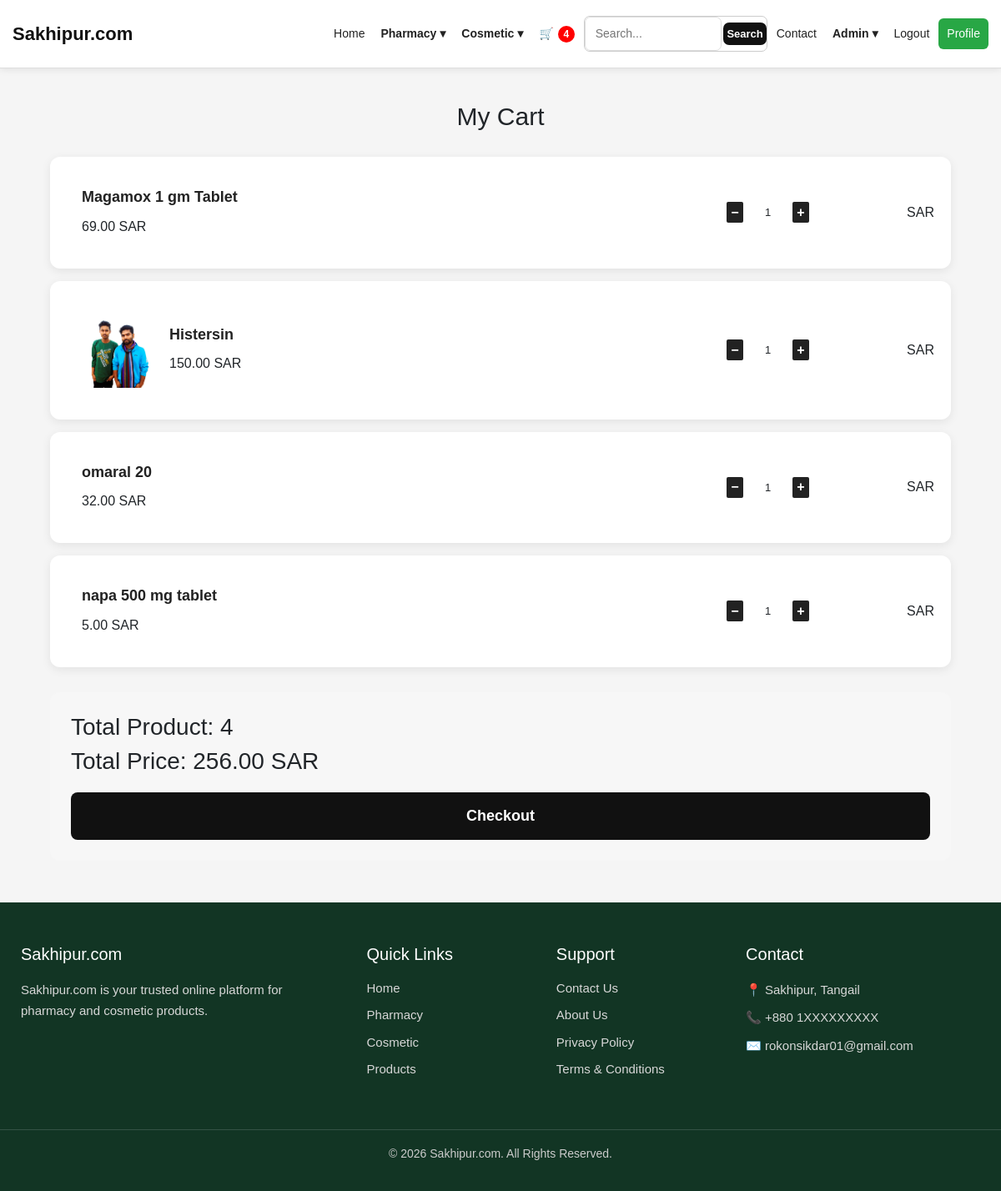
The app's page /mycart/ (signed in), older data.
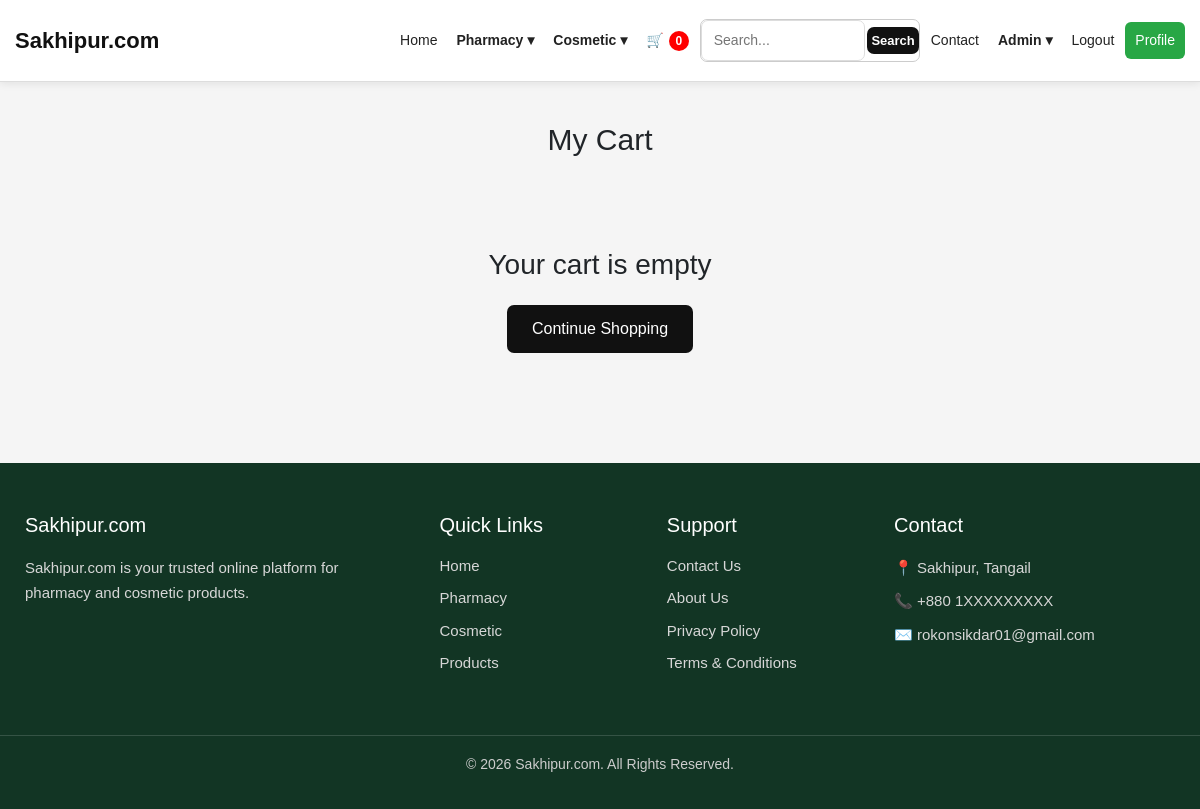
The same page, newer data.
### myapp/models.py (models this page shows, shortened)
class Cart(models.Model):
    user = models.ForeignKey(User, on_delete=models.CASCADE)
    product = models.ForeignKey(Product, on_delete=models.CASCADE)
    quantity = models.PositiveIntegerField(default=1)

class Product(models.Model):
    name = models.CharField(max_length=200)
    location = models.CharField(max_length=25, null=True, blank=True)
    date = models.DateField(null=True, blank=True)
    expired = models.DateField(null=True, blank=True)
    quantity = models.PositiveIntegerField(default=0)
    price = models.DecimalField(max_digits=10, decimal_places=2)
    discount = models.DecimalField(max_digits=10, decimal_places=2, null=True, blank=True, default=0)
    image = models.ImageField(upload_to="products/", blank=True, null=True)
    created_at = models.DateTimeField(auto_now_add=True)
    updated_at = models.DateTimeField(auto_now=True)

### myapp/views.py (the view)
# urls.py: path('mycart/', views.mycart, name='mycart'),
@login_required(login_url='login')
def mycart(request):
    cart_items = Cart.objects.filter(user=request.user)
    total_product = 0
    total_price = 0
    for item in cart_items:
        total_product += item.quantity
        total_price += item.product.price * item.quantity
    return render(request, 'mycart.html', {
        'cart_items': cart_items,
        'total_product': total_product,
        'total_price': total_price,
    })

### templates/mycart.html
    {% extends "index.html" %}
{% block content %}
<div class="cart-container">
    <h2>My Cart</h2>
    {% if cart_items %}
        {% for item in cart_items %}
        <div class="cart-item">
            <div class="product-info">
                {% if item.product.image %}
                    <img src="{{ item.product.image.url }}" alt="{{ item.product.name }}">
                {% endif %}
                <div>
                    <h3>{{ item.product.name }}</h3>
                    <p>{{ item.product.price }} SAR</p>
                </div>
            </div>
            <div class="quantity-box">
                <a href="{% url 'cart_quantity_minuss' item.id %}">
                    −
                </a>
                <span>{{ item.quantity }}</span>
                <a href="{% url 'cart_quantity_pluss' item.id %}">
                    +
                </a>
            </div>
            <div class="item-total">
                {{ item.total_price }} SAR
            </div>
        </div>
        {% endfor %}
        <div class="cart-summary">
            <h3>
                Total Product:
                <span>{{ total_product }}</span>
            </h3>
            <h3>
                Total Price:
                <span>{{ total_price }} SAR</span>
            </h3>
            <a href="{% url 'checkout' %}" class="checkout-btn">
                Checkout
            </a>
        </div>
    {% else %}
        <div class="empty-cart">
            <h3>Your cart is empty</h3>
            <a href="{% url 'index' %}" class="shop-btn">Continue Shopping</a>
        </div>
    {% endif %}
</div>
{% endblock %}

### templates/index.html (shortened to what this page needs)
<!doctype html>
{% load static %}
<html lang="en">
  <head>
    <link href="https://cdn.jsdelivr.net/npm/bootstrap@5.3.8/dist/css/bootstrap.min.css" rel="stylesheet">
    <link rel="stylesheet" href="{% static 'css/style.css' %}">
    <link rel="stylesheet" href="{% static 'css/product.css' %}">
    <link rel="stylesheet" href="{% static 'css/listproduct.css' %}">
    <link rel="stylesheet" href="{% static 'css/login.css' %}">
    <link rel="stylesheet" href="{% static 'css/addcart.css' %}">
    <link rel="stylesheet" href="{% static 'css/index.css' %}">
  </head>
  <body>
<nav class="navbar">
    <div class="nav-container">
        <a href="/" class="logo">Sakhipur.com</a>
        <div class="nav-menu" id="navMenu">
            <a href="{% url 'index' %}" class="nav-link">Home</a>
            <div class="dropdown">
                <button type="button"
                        class="dropdown-btn"
                        data-menu="pharmacyMenu">
                    Pharmacy <span>▾</span>
                </button>
            </div>
            <div class="dropdown">
                <button type="button"
                        class="dropdown-btn"
                        data-menu="cosmeticMenu">
                    Cosmetic <span>▾</span>
                </button>
            </div>
            <a href="{% url 'mycart' %}" class="nav-link cart-link">
                🛒
                <span class="cart-count">{{ total_product }}</span>
            </a>
            <form class="search-box"
                  method="GET">
                <input
                    type="text"
                    name="search"
                    placeholder="Search..."
                    value="{{ search }}"
                >
                <button type="submit" class="submit">
                 Search
                </button>
            </form>
            <a href="/" class="nav-link">Contact</a>
            <div class="dropdown">
                <button type="button"
                        class="dropdown-btn"
                        data-menu="adminMenu">
                    Admin <span>▾</span>
                </button>
            </div>
           {% if user.is_authenticated %}
                <a class="nav-link" href="{% url 'logout' %}">
                    Logout
                </a>
            {% else %}
                <a class="nav-link" href="{% url 'login' %}">
                    Login
                </a>
            {% endif %}
            <a href="/profile/" class="profile-btn">
                Profile
            </a>
        </div>
    </div>
</nav>
{% block content %}{% endblock %}
<footer class="footer">
    <div class="footer-container">
        <div class="footer-section">
            <h3>Sakhipur.com</h3>
            <p>
                Sakhipur.com is your trusted online platform
                for pharmacy and cosmetic products.
            </p>
        </div>
        <div class="footer-section">
            <h3>Quick Links</h3>
            <a href="/">Home</a>
            <a href="/pharmacy/">Pharmacy</a>
            <a href="/cosmetic/">Cosmetic</a>
            <a href="/product/">Products</a>
        </div>
        <div class="footer-section">
            <h3>Support</h3>
            <a href="/contact/">Contact Us</a>
            <a href="/about/">About Us</a>
            <a href="/privacy/">Privacy Policy</a>
            <a href="/terms/">Terms & Conditions</a>
        </div>
        <div class="footer-section">
            <h3>Contact</h3>
            <p>📍 Sakhipur, Tangail</p>
            <p>📞 +880 1XXXXXXXXX</p>
            <p>✉️ rokonsikdar01@gmail.com</p>
        </div>
    </div>
    <div class="footer-bottom">
        <p>
            © 2026 Sakhipur.com. All Rights Reserved.
        </p>
    </div>
</footer>
  </body>
</html>

### static/css/style.css (style rules this page uses)
* { margin: 0; padding: 0; box-sizing: border-box; }
html, body { width: 100%; max-width: 100%; overflow-x: hidden; }
body { font-family: Arial, sans-serif; }
.navbar { width: 100%; max-width: 100%; background: #ffffff; border-bottom: 1px solid #ddd; box-shadow: 0 2px 8px rgba(0, 0, 0, 0.08); }
.nav-container { width: 100%; max-width: 1400px; margin: 0 auto; padding: 0 20px; min-height: 65px; display: flex; align-items: center; justify-content: space-between; gap: 15px; }
.logo { text-decoration: none; color: #111; font-size: 22px; font-weight: bold; white-space: nowrap; }
.nav-menu { display: flex; align-items: center; justify-content: flex-end; gap: 8px; flex: 1; min-width: 0; }
.nav-link { text-decoration: none; color: #222; padding: 10px 12px; white-space: nowrap; border-radius: 6px; }
.dropdown { position: relative; flex-shrink: 0; }
.dropdown-btn { border: none; background: transparent; color: #222; padding: 10px 12px; font-size: 15px; font-family: inherit; cursor: pointer; white-space: nowrap; border-radius: 6px; }
.search-box { display: flex; min-width: 0; flex: 1; max-width: 280px; border: 1px solid #ccc; border-radius: 7px; overflow: hidden; }
.search-box input { width: 100%; min-width: 0; border: none; outline: none; padding: 10px 12px; font-size: 14px; }
.search-box button { border: none; background: #222; color: white; padding: 0 14px; cursor: pointer; white-space: nowrap; }
.profile-btn { text-decoration: none; background: #28a745; color: white; padding: 9px 14px; border-radius: 6px; white-space: nowrap; }
@media (min-width: 1025px) and (max-width: 1200px) { .nav-container { padding: 0 15px; } }
@media (min-width: 1025px) and (max-width: 1200px) { .nav-menu { gap: 3px; } }
@media (min-width: 1025px) and (max-width: 1200px) { .nav-link, .dropdown-btn { padding: 9px 8px; font-size: 14px; } }
@media (min-width: 1025px) and (max-width: 1200px) { .login-btn, .profile-btn { padding: 8px 10px; font-size: 14px; } }
@media (min-width: 1025px) and (max-width: 1200px) { .search-box { max-width: 220px; } }
.footer { width: 100%; background: #123524; color: white; margin-top: 50px; }
.footer-container { max-width: 1400px; margin: auto; padding: 50px 25px; display: grid; grid-template-columns: 2fr 1fr 1fr 1.5fr; gap: 40px; }
.footer-section h3 { font-size: 20px; margin-bottom: 18px; color: #ffffff; }
.footer-section p { font-size: 15px; line-height: 1.7; color: #d7d7d7; margin-bottom: 8px; }
.footer-section a { display: block; text-decoration: none; color: #d7d7d7; font-size: 15px; margin-bottom: 10px; transition: 0.3s; }
.footer-bottom { border-top: 1px solid rgba(255,255,255,0.15); text-align: center; padding: 18px 15px; }
.footer-bottom p { font-size: 14px; color: #cccccc; }

### static/css/product.css (style rules this page uses)
button { width: 100%; padding: 13px; border: none; border-radius: 7px; background: #007bff; color: white; font-size: 17px; font-weight: bold; cursor: pointer; }

### static/css/listproduct.css (style rules this page uses)
* { margin: 0; padding: 0; box-sizing: border-box; }
body { width: 100%; max-width: 100%; overflow-x: hidden; font-family: Arial, sans-serif; background: #f4f6f8; }

### static/css/login.css (style rules this page uses)
* { margin: 0; padding: 0; box-sizing: border-box; }
body { font-family: Arial, sans-serif; background: #f2f4f7; }

### staticfiles/css/addcart.css (style rules this page uses)
* { margin: 0; padding: 0; box-sizing: border-box; }
body { background: #f5f5f5; font-family: Arial, sans-serif; }
.cart-container { width: 90%; max-width: 1100px; margin: 40px auto; }
.cart-container h2 { text-align: center; margin-bottom: 30px; font-size: 30px; }
.empty-cart { text-align: center; padding: 60px 20px; }
.empty-cart a { display: inline-block; margin-top: 15px; padding: 12px 25px; background: #111; color: white; text-decoration: none; border-radius: 7px; }

### static/css/index.css (style rules this page uses)
.search-box { display: flex; align-items: center; gap: 2px; }
.search-box input { width: 400px; padding: 9px 12px; border: 1px solid #ddd; border-radius: 7px; outline: none; }
.search-box button { padding: 4px; border: none; background: #111; color: white; cursor: pointer; }
.submit { font-size: small; font-weight: 600; width: auto; height: auto; }
.cart-link { display: flex; align-items: center; gap: 5px; }
.cart-count { background: red; color: white; min-width: 20px; height: 20px; padding: 0 5px; border-radius: 50%; display: inline-flex; align-items: center; justify-content: center; font-size: 12px; font-weight: bold; }

Row changes from the older to the newer data that the page shows:
removed Cart: product.name "Magamox 1 gm Tablet", product.price "69.00", quantity "1"
removed Cart: product.image (picture), product.name "Histersin", product.price "150.00", quantity "1"
removed Cart: product.name "omaral 20", product.price "32.00", quantity "1"
removed Cart: product.name "napa 500 mg tablet", product.price "5.00", quantity "1"
Text that changed along with them:
{{ total_product }}: "4" → "0"
{{ total_product }}: "4" → (not shown)
{{ total_price }}: "256.00" → (not shown)
text no longer shown: "Total Product: Total Price: SAR Checkout"
text now shown: "Your cart is empty Continue Shopping"
